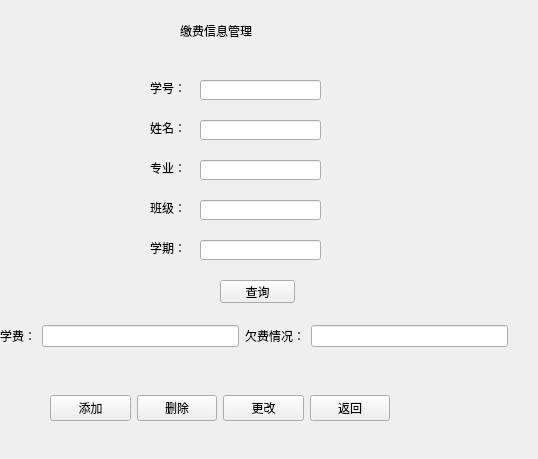
<?xml version="1.0" encoding="UTF-8"?>
<ui version="4.0">
 <class>feemanage</class>
 <widget class="QWidget" name="feemanage">
  <property name="geometry">
   <rect>
    <x>0</x>
    <y>0</y>
    <width>538</width>
    <height>459</height>
   </rect>
  </property>
  <property name="windowTitle">
   <string>Form</string>
  </property>
  <widget class="QLabel" name="label">
   <property name="geometry">
    <rect>
     <x>180</x>
     <y>10</y>
     <width>181</width>
     <height>41</height>
    </rect>
   </property>
   <property name="styleSheet">
    <string notr="true">font: 20pt &quot;Arial&quot;;</string>
   </property>
   <property name="text">
    <string>缴费信息管理</string>
   </property>
  </widget>
  <widget class="QLabel" name="label_2">
   <property name="geometry">
    <rect>
     <x>150</x>
     <y>80</y>
     <width>41</width>
     <height>16</height>
    </rect>
   </property>
   <property name="text">
    <string>学号：</string>
   </property>
  </widget>
  <widget class="QLabel" name="label_3">
   <property name="geometry">
    <rect>
     <x>150</x>
     <y>120</y>
     <width>41</width>
     <height>16</height>
    </rect>
   </property>
   <property name="text">
    <string>姓名：</string>
   </property>
  </widget>
  <widget class="QLabel" name="label_4">
   <property name="geometry">
    <rect>
     <x>150</x>
     <y>160</y>
     <width>31</width>
     <height>16</height>
    </rect>
   </property>
   <property name="text">
    <string>专业：</string>
   </property>
  </widget>
  <widget class="QLabel" name="label_5">
   <property name="geometry">
    <rect>
     <x>150</x>
     <y>200</y>
     <width>31</width>
     <height>16</height>
    </rect>
   </property>
   <property name="text">
    <string>班级：</string>
   </property>
  </widget>
  <widget class="QLabel" name="label_6">
   <property name="geometry">
    <rect>
     <x>150</x>
     <y>240</y>
     <width>31</width>
     <height>16</height>
    </rect>
   </property>
   <property name="text">
    <string>学期：</string>
   </property>
  </widget>
  <widget class="QLineEdit" name="fee_IDlineEdit">
   <property name="geometry">
    <rect>
     <x>200</x>
     <y>80</y>
     <width>121</width>
     <height>20</height>
    </rect>
   </property>
  </widget>
  <widget class="QLineEdit" name="fee_namelineEdit">
   <property name="geometry">
    <rect>
     <x>200</x>
     <y>120</y>
     <width>121</width>
     <height>20</height>
    </rect>
   </property>
  </widget>
  <widget class="QLineEdit" name="fee_majorlineEdit">
   <property name="geometry">
    <rect>
     <x>200</x>
     <y>160</y>
     <width>121</width>
     <height>20</height>
    </rect>
   </property>
  </widget>
  <widget class="QLineEdit" name="fee_banjilineEdit">
   <property name="geometry">
    <rect>
     <x>200</x>
     <y>200</y>
     <width>121</width>
     <height>20</height>
    </rect>
   </property>
  </widget>
  <widget class="QLineEdit" name="fee_termlineEdit">
   <property name="geometry">
    <rect>
     <x>200</x>
     <y>240</y>
     <width>121</width>
     <height>20</height>
    </rect>
   </property>
  </widget>
  <widget class="QPushButton" name="fee_querypushButton">
   <property name="geometry">
    <rect>
     <x>220</x>
     <y>280</y>
     <width>75</width>
     <height>23</height>
    </rect>
   </property>
   <property name="text">
    <string>查询</string>
   </property>
  </widget>
  <widget class="QWidget" name="">
   <property name="geometry">
    <rect>
     <x>0</x>
     <y>320</y>
     <width>508</width>
     <height>32</height>
    </rect>
   </property>
   <layout class="QHBoxLayout" name="horizontalLayout">
    <item>
     <widget class="QLabel" name="label_7">
      <property name="text">
       <string>学费：</string>
      </property>
     </widget>
    </item>
    <item>
     <widget class="QLineEdit" name="fee_feelineEdit"/>
    </item>
    <item>
     <widget class="QLabel" name="label_8">
      <property name="text">
       <string>欠费情况：</string>
      </property>
     </widget>
    </item>
    <item>
     <widget class="QLineEdit" name="fee_arrearage_lineEdit"/>
    </item>
   </layout>
  </widget>
  <widget class="QWidget" name="">
   <property name="geometry">
    <rect>
     <x>50</x>
     <y>390</y>
     <width>340</width>
     <height>36</height>
    </rect>
   </property>
   <layout class="QHBoxLayout" name="horizontalLayout_2">
    <item>
     <widget class="QPushButton" name="fee_addpushButton">
      <property name="text">
       <string>添加</string>
      </property>
     </widget>
    </item>
    <item>
     <widget class="QPushButton" name="fee_deletepushButton">
      <property name="text">
       <string>删除</string>
      </property>
     </widget>
    </item>
    <item>
     <widget class="QPushButton" name="fee_updatepushButton">
      <property name="text">
       <string>更改</string>
      </property>
     </widget>
    </item>
    <item>
     <widget class="QPushButton" name="fee_backpushButton">
      <property name="text">
       <string>返回</string>
      </property>
     </widget>
    </item>
   </layout>
  </widget>
 </widget>
 <resources/>
 <connections/>
</ui>
